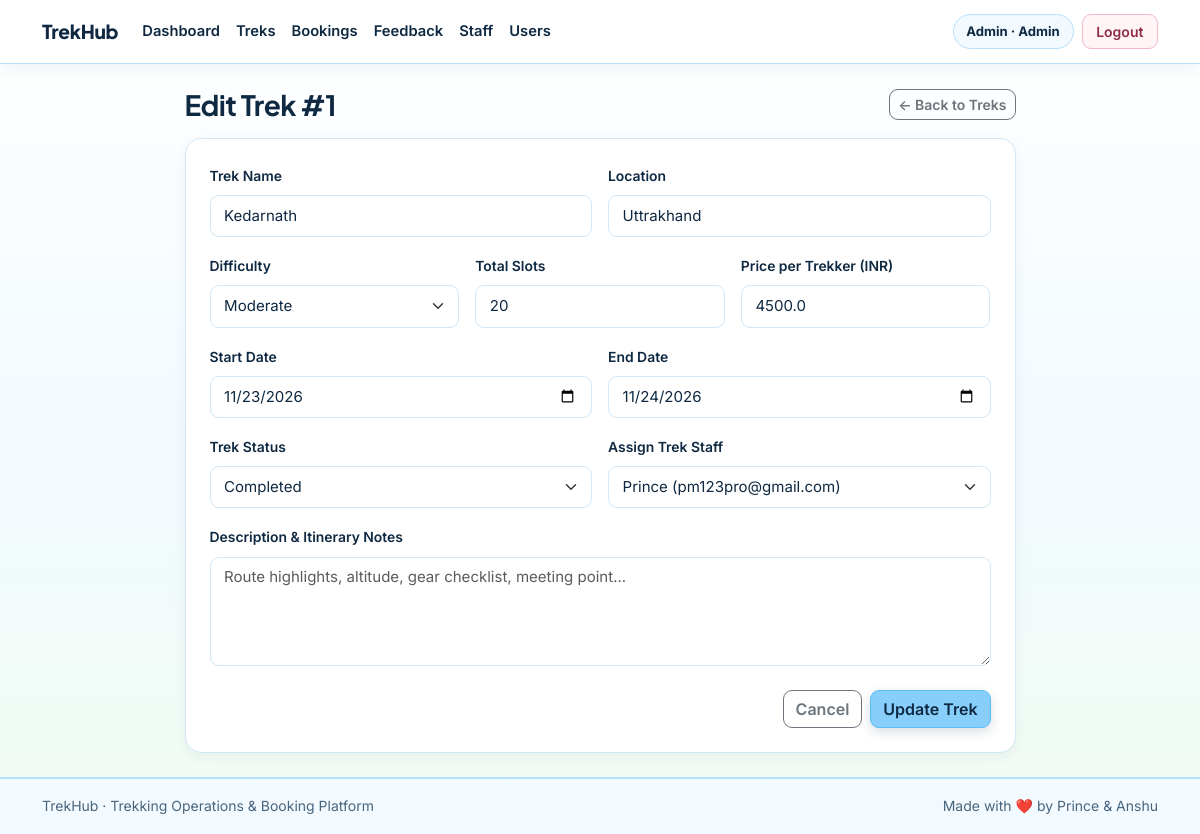
Screenshot of /admin/treks/1/edit (signed in) with the database file from the repository.
### models/user.py (models this page shows, shortened)
class User(db.Model):
    __tablename__ = "users"
    id = db.Column(db.Integer, primary_key=True)
    name = db.Column(db.String(120), nullable=False)
    email = db.Column(db.String(150), unique=True, nullable=False, index=True)
    password_hash = db.Column(db.String(255), nullable=False)
    phone = db.Column(db.String(20), nullable=True)
    emergency_contact = db.Column(db.String(20), nullable=True)
    role = db.Column(db.String(20), nullable=False, default="user")
    experience = db.Column(db.String(200), nullable=True)
    is_approved = db.Column(db.Boolean, nullable=False, default=True)
    is_blacklisted = db.Column(db.Boolean, nullable=False, default=False)
    created_at = db.Column(db.DateTime, default=lambda: datetime.now(timezone.utc))
    assigned_treks = db.relationship("Trek", back_populates="assigned_staff", lazy=True)
    bookings = db.relationship("Booking", back_populates="user", lazy=True, cascade="all, delete-orphan")
    payments = db.relationship("Payment", back_populates="user", lazy=True, cascade="all, delete-orphan")
    reviews = db.relationship("Review", back_populates="user", lazy=True, cascade="all, delete-orphan")
    location_updates = db.relationship("LocationUpdate", back_populates="user", lazy=True, cascade="all, delete-orphan")

### models/trek.py (models this page shows, shortened)
class Trek(db.Model):
    __tablename__ = "treks"
    id = db.Column(db.Integer, primary_key=True)
    name = db.Column(db.String(150), nullable=False, index=True)
    location = db.Column(db.String(150), nullable=False, index=True)
    difficulty = db.Column(db.String(20), nullable=False, default="Moderate")
    duration_days = db.Column(db.Integer, nullable=False)
    total_slots = db.Column(db.Integer, nullable=False)
    available_slots = db.Column(db.Integer, nullable=False)
    price = db.Column(db.Float, nullable=False, default=0.0)
    assigned_staff_id = db.Column(db.Integer, db.ForeignKey("users.id"), nullable=True)
    status = db.Column(db.String(20), nullable=False, default="Pending")
    start_date = db.Column(db.Date, nullable=False)
    end_date = db.Column(db.Date, nullable=False)
    description = db.Column(db.Text, nullable=True)
    created_at = db.Column(db.DateTime, default=lambda: datetime.now(timezone.utc))
    assigned_staff = db.relationship("User", back_populates="assigned_treks")
    bookings = db.relationship("Booking", back_populates="trek", lazy=True, cascade="all, delete-orphan")
    locations = db.relationship("LocationUpdate", back_populates="trek", lazy=True, cascade="all, delete-orphan")
    reviews = db.relationship("Review", back_populates="trek", lazy=True, cascade="all, delete-orphan")

### routes/admin_routes.py (the view)
@admin_bp.route("/treks/<int:trek_id>/edit", methods=["GET", "POST"])
@role_required("admin")
def edit_trek(trek_id):
    return admin_controller.edit_trek(trek_id)

### controllers/admin_controller.py (called while the page is built, shortened)
def edit_trek(trek_id):
    trek = Trek.query.get(trek_id)
    if not trek:
        flash("Trek not found.", "danger")
        return redirect(url_for("admin.manage_treks"))
    approved_staff = (
        User.query.filter_by(role="staff", is_approved=True, is_blacklisted=False)
        .order_by(User.name.asc())
        .all()
    )
    if request.method == "GET":
        return render_template(
            "admin/trek_form.html",
            trek=trek,
            difficulties=DIFFICULTIES,
            statuses=TREK_STATUSES,
            approved_staff=approved_staff,
        )

### utils/helpers.py (called while the page is built)
def get_logged_in_user():
    try:
        verify_jwt_in_request(optional=True)
        identity = get_jwt_identity()
        if identity and str(identity).isdigit():
            user = User.query.get(int(identity))
            if user and not user.is_blacklisted:
                return user
    except Exception:
        return None
    return None

### templates/admin/trek_form.html (shortened to what this page needs)
{% extends "base.html" %}  {% block content %}
<div class="row justify-content-center">
  <div class="col-lg-9">
    <div class="d-flex justify-content-between align-items-center mb-3">
      <h1 class="h3 fw-bold mb-0">
        {{ 'Edit Trek #' ~ trek.id if trek else 'Create New Trek' }}
      </h1>
      <a
        href="{{ url_for('admin.manage_treks') }}"
        class="btn btn-outline-secondary btn-sm"
        >&larr; Back to Treks</a
      >
    </div>
    <div class="card card-trek bg-white p-4">
      <form
        action="{{ url_for('admin.edit_trek', trek_id=trek.id) if trek else url_for('admin.create_trek') }}"
        method="POST"
      >
        <div class="row g-3">
          <div class="col-md-6">
            <label for="name" class="form-label fw-semibold">Trek Name</label>
            <input
              type="text"
              class="form-control"
              id="name"
              name="name"
              value="{{ trek.name if trek else '' }}"
              placeholder="Kedarkantha Summit Trek"
              required
            />
          </div>
          <div class="col-md-6">
            <label for="location" class="form-label fw-semibold"
              >Location</label
            >
            <input
              type="text"
              class="form-control"
              id="location"
              name="location"
              value="{{ trek.location if trek else '' }}"
              placeholder="Uttarakhand"
              required
            />
          </div>
          <div class="col-md-4">
            <label for="difficulty" class="form-label fw-semibold"
              >Difficulty</label
            >
            <select
              class="form-select"
              id="difficulty"
              name="difficulty"
              required
            >
              {% for diff in difficulties %} {% if (trek and trek.difficulty ==
              diff) or (not trek and diff == 'Moderate') %}
              <option value="{{ diff }}" selected>{{ diff }}</option>
              {% else %}
              <option value="{{ diff }}">{{ diff }}</option>
              {% endif %} {% endfor %}
            </select>
          </div>
          <div class="col-md-4">
            <label for="total_slots" class="form-label fw-semibold"
              >Total Slots</label
            >
            <input
              type="number"
              class="form-control"
              id="total_slots"
              name="total_slots"
              min="1"
              value="{{ trek.total_slots if trek else 20 }}"
              required
            />
          </div>
          <div class="col-md-4">
            <label for="price" class="form-label fw-semibold"
              >Price per Trekker (INR)</label
            >
            <input
              type="number"
              class="form-control"
              id="price"
              name="price"
              min="0"
              step="0.01"
              value="{{ trek.price if trek else 4500 }}"
              required
            />
          </div>
          <div class="col-md-6">
            <label for="start_date" class="form-label fw-semibold"
              >Start Date</label
            >
            <input
              type="date"
              class="form-control"
              id="start_date"
              name="start_date"
              value="{{ trek.start_date.strftime('%Y-%m-%d') if trek else '' }}"
              required
            />
          </div>
          <div class="col-md-6">
            <label for="end_date" class="form-label fw-semibold"
              >End Date</label
            >
            <input
              type="date"
              class="form-control"
              id="end_date"
              name="end_date"
              value="{{ trek.end_date.strftime('%Y-%m-%d') if trek else '' }}"
              required
            />
          </div>
          <div class="col-md-6">
            <label for="status" class="form-label fw-semibold"
              >Trek Status</label
            >
            <select class="form-select" id="status" name="status" required>
              {% for st in statuses %} {% if (trek and trek.status == st) or
              (not trek and st == 'Open') %}
              <option value="{{ st }}" selected>{{ st }}</option>
              {% else %}
              <option value="{{ st }}">{{ st }}</option>
              {% endif %} {% endfor %}
            </select>
          </div>
          <div class="col-md-6">
            <label for="assigned_staff_id" class="form-label fw-semibold"
              >Assign Trek Staff</label
            >
            <select
              class="form-select"
              id="assigned_staff_id"
              name="assigned_staff_id"
              required
            >
              {% for staff in approved_staff %} {% if trek and
              trek.assigned_staff_id == staff.id %}
              <option value="{{ staff.id }}" selected>
                {{ staff.name }} ({{ staff.email }})
              </option>
              {% else %}
              <option value="{{ staff.id }}">
                {{ staff.name }} ({{ staff.email }})
              </option>
              {% endif %} {% endfor %}
            </select>
          </div>
          <div class="col-12">
            <label for="description" class="form-label fw-semibold"
              >Description &amp; Itinerary Notes</label
            >
            <textarea
              class="form-control"
              id="description"
              name="description"
              rows="4"
              placeholder="Route highlights, altitude, gear checklist, meeting point..."
            >
{{ trek.description if trek and trek.description else '' }}</textarea
            >
          </div>
        </div>
        <div class="d-flex justify-content-end gap-2 mt-4">
          <a
            href="{{ url_for('admin.manage_treks') }}"
            class="btn btn-outline-secondary"
            >Cancel</a
          >
          <button type="submit" class="btn btn-trek">
            {{ 'Update Trek' if trek else 'Create Trek' }}
          </button>
        </div>
      </form>
    </div>
  </div>
</div>
{% endblock %}

### templates/base.html (shortened to what this page needs)
<!doctype html>
<html lang="en">
  <head>
    <link
      href="https://cdn.jsdelivr.net/npm/bootstrap@5.3.3/dist/css/bootstrap.min.css"
      rel="stylesheet"
    />
    <link
      rel="stylesheet"
      href="{{ url_for('static', filename='css/style.css') }}"
    />
  </head>
  <body>
    <nav class="navbar navbar-expand-lg navbar-trekhub sticky-top">
      <div class="container">
        <a
          class="navbar-brand d-flex align-items-center gap-2"
          href="{{ url_for('index') }}"
        >
          <span>TrekHub</span>
        </a>
        <div class="collapse navbar-collapse" id="trekhubNavbar">
          <ul class="navbar-nav me-auto mb-2 mb-lg-0">
            {% if current_user %} {% if current_user.role == 'admin' %}
            <li class="nav-item">
              <a class="nav-link" href="{{ url_for('admin.dashboard') }}"
                >Dashboard</a
              >
            </li>
            <li class="nav-item">
              <a class="nav-link" href="{{ url_for('admin.manage_treks') }}"
                >Treks</a
              >
            </li>
            <li class="nav-item">
              <a class="nav-link" href="{{ url_for('admin.all_bookings') }}"
                >Bookings</a
              >
            </li>
            <li class="nav-item">
              <a
                class="nav-link"
                href="{{ url_for('admin.completed_feedback') }}"
                >Feedback</a
              >
            </li>
            <li class="nav-item">
              <a class="nav-link" href="{{ url_for('admin.manage_staff') }}"
                >Staff</a
              >
            </li>
            <li class="nav-item">
              <a class="nav-link" href="{{ url_for('admin.manage_users') }}"
                >Users</a
              >
            </li>
            {% endif %} {% endif %}
          </ul>
          <div class="d-flex flex-wrap align-items-center gap-2">
            {% if current_user %}
            <span class="user-pill"
              >{{ current_user.name }} &middot; {{ current_user.role|capitalize
              }}</span
            >
            <a
              href="{{ url_for('auth.logout') }}"
              class="btn btn-sm btn-outline-light"
              >Logout</a
            >
            {% endif %}
          </div>
        </div>
      </div>
    </nav>
    <main class="container py-4">
       {% block content %}{% endblock %}
    </main>
    <footer class="footer-trekhub py-3 mt-auto">
      <div
        class="container d-flex flex-wrap justify-content-between align-items-center gap-2"
      >
        <span>TrekHub &middot; Trekking Operations &amp; Booking Platform</span>
        <span>Made with ❤️ by Prince & Anshu</span>
      </div>
    </footer>
  </body>
</html>

### static/css/style.css (style rules this page uses)
:root { --trek-sky: #87cefa; --trek-sky-bright: #5bbcf7; --trek-sky-deep: #0b5394; --trek-sky-soft: #dff2ff; --trek-sky-pale: #f2faff; --trek-sky-border: #b6e0fe; --trek-pink: #f4c2c2; --trek-pink-deep: #8f2d46; --trek-pink-soft: #fde4e8; --trek-pink-pale: #fff5f7; --trek-pink-border: #f5b8c6; --trek-green: #b7ebbd; --trek-green-deep: #1b5e2a; --trek-green-soft: #dcf7df; --trek-green-pale: #f1fcf2; --trek-green-border: #9fe0a8; --trek-white: #ffffff; --trek-bg: #f7fcff; --trek-ink: #0f2942; --trek-muted: #49657d; --trek-border: #cfe7f7; --trek-border-soft: #e3f2fc; }
body { background: linear-gradient( 180deg, var(--trek-white) 0%, var(--trek-sky-pale) 55%, var(--trek-green-pale) 100% ); color: var(--trek-ink); min-height: 100vh; display: flex; flex-direction: column; font-family: "Inter", system-ui, -apple-system, "Segoe UI", Roboto, sans-serif; -webkit-font-smoothing: antialiased; line-height: 1.6; }
h1, h2, h3, h4, h5, h6, .navbar-brand { font-family: "Plus Jakarta Sans", "Inter", system-ui, sans-serif; letter-spacing: -0.02em; }
main { flex: 1; }
a { color: var(--trek-sky-deep); transition: color 0.16s ease; }
.navbar-trekhub { background-color: var(--trek-white); border-bottom: 1.5px solid var(--trek-sky-border); box-shadow: 0 4px 16px rgba(15, 41, 66, 0.06); padding-block: 0.7rem !important; }
.navbar-trekhub .navbar-brand { font-weight: 800; font-size: 1.2rem; letter-spacing: -0.015em; color: var(--trek-ink); }
.navbar-trekhub .nav-link { color: var(--trek-ink); font-size: 0.92rem; font-weight: 600; padding: 0.45rem 0.85rem; border-radius: 8px; transition: background-color 0.16s ease, color 0.16s ease; }
.user-pill { font-size: 0.82rem; font-weight: 700; color: var(--trek-ink); background-color: var(--trek-sky-pale); border: 1px solid var(--trek-sky-border); padding: 0.36rem 0.8rem; border-radius: 999px; white-space: nowrap; }
.navbar-trekhub .btn-outline-light { color: var(--trek-pink-deep); border: 1.5px solid var(--trek-pink-border); background-color: var(--trek-pink-pale); padding: 0.36rem 0.85rem; }
.btn { border-radius: 9px; font-weight: 600; transition: all 0.16s ease; }
.btn-trek { background-color: var(--trek-sky); border: 1.5px solid var(--trek-sky-bright); color: var(--trek-ink); box-shadow: 0 4px 12px rgba(15, 41, 66, 0.16); }
.card-trek { background-color: var(--trek-white); color: var(--trek-ink); border: 1px solid var(--trek-border); border-radius: 16px; box-shadow: 0 4px 14px rgba(15, 41, 66, 0.05); transition: transform 0.18s ease, box-shadow 0.18s ease, border-color 0.18s ease; }
.form-label { font-size: 0.87rem; font-weight: 600; color: var(--trek-ink); }
.form-control, .form-select { background-color: var(--trek-white); border-radius: 9px; border: 1px solid var(--trek-border); padding: 0.55rem 0.85rem; font-size: 0.94rem; color: var(--trek-ink); }
.footer-trekhub { background-color: var(--trek-sky-pale); color: var(--trek-muted); border-top: 2px solid var(--trek-sky-border); font-size: 0.875rem; }

### rows the page displays
User: name "Admin", role "Admin"
Trek: id "Edit Trek #1", name "Kedarnath", location "Uttrakhand", difficulty "Moderate", total_slots "20", price "4500.0", start_date "11/23/2026", end_date "11/24/2026", status "Completed"

### other values shown
{{ 'Update Trek' if trek else 'Create Trek' }} "Update Trek"
form field assigned_staff_id "Prince (pm123pro@gmail.com)"
